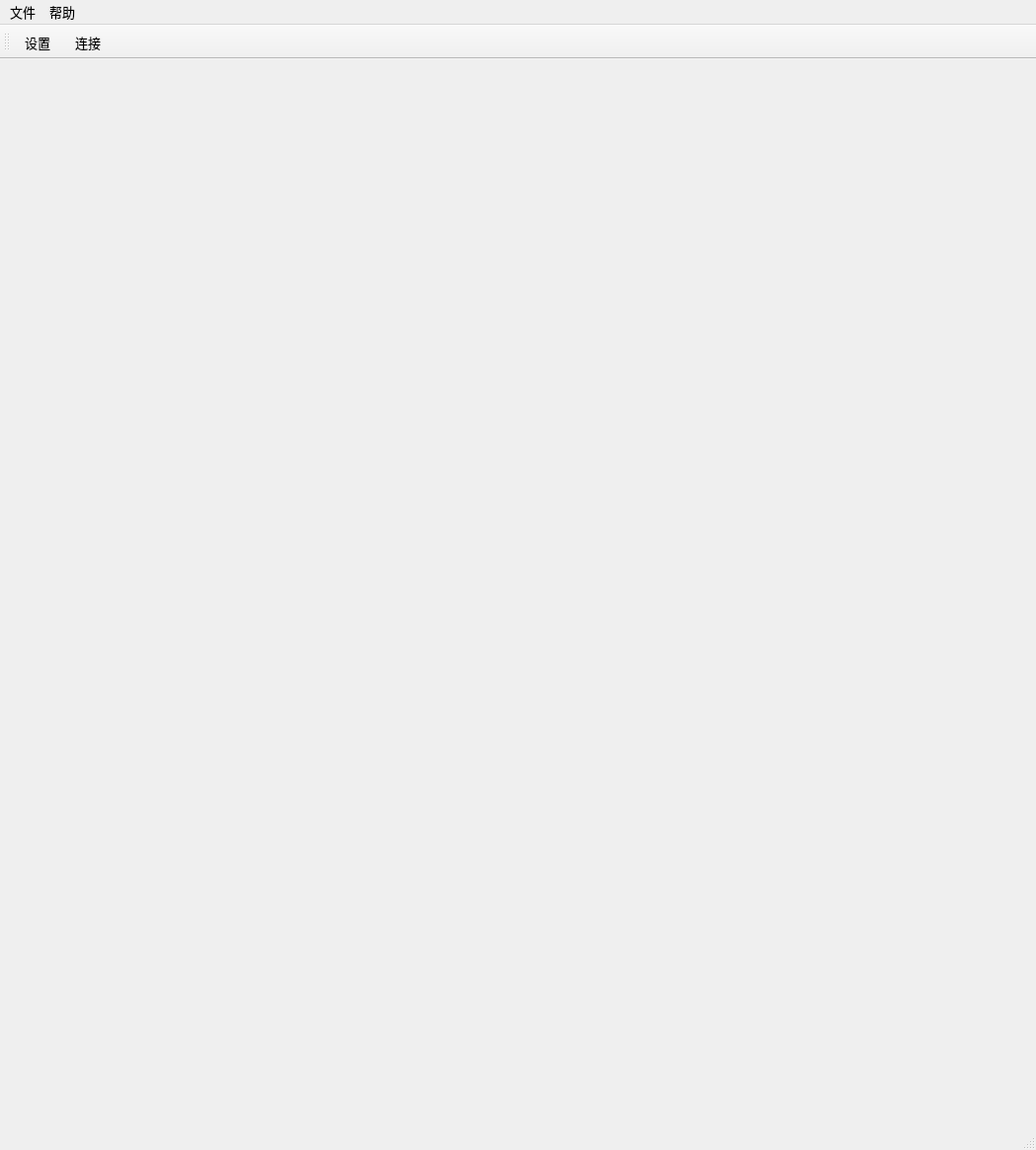
<?xml version="1.0" encoding="UTF-8"?>
<ui version="4.0">
 <class>MainWindow</class>
 <widget class="QMainWindow" name="MainWindow">
  <property name="geometry">
   <rect>
    <x>0</x>
    <y>0</y>
    <width>1049</width>
    <height>1164</height>
   </rect>
  </property>
  <property name="font">
   <font>
    <pointsize>10</pointsize>
   </font>
  </property>
  <property name="windowTitle">
   <string>英雄联盟智能车系统</string>
  </property>
  <property name="windowIcon">
   <iconset resource="res.qrc">
    <normaloff>:/images/spnew.png</normaloff>:/images/spnew.png</iconset>
  </property>
  <widget class="QWidget" name="centralWidget"/>
  <widget class="QMenuBar" name="menuBar">
   <property name="geometry">
    <rect>
     <x>0</x>
     <y>0</y>
     <width>1049</width>
     <height>25</height>
    </rect>
   </property>
   <widget class="QMenu" name="menu_File">
    <property name="font">
     <font>
      <family>Consolas</family>
     </font>
    </property>
    <property name="title">
     <string>文件</string>
    </property>
    <addaction name="actionConnect"/>
    <addaction name="actionConfig"/>
   </widget>
   <widget class="QMenu" name="menu_Help">
    <property name="font">
     <font>
      <family>Consolas</family>
     </font>
    </property>
    <property name="title">
     <string>帮助</string>
    </property>
    <addaction name="actionAbout"/>
   </widget>
   <addaction name="menu_File"/>
   <addaction name="menu_Help"/>
  </widget>
  <widget class="QToolBar" name="mainToolBar">
   <attribute name="toolBarArea">
    <enum>TopToolBarArea</enum>
   </attribute>
   <attribute name="toolBarBreak">
    <bool>false</bool>
   </attribute>
   <addaction name="actionConfig"/>
   <addaction name="actionConnect"/>
  </widget>
  <widget class="QStatusBar" name="statusBar"/>
  <action name="actionConnect">
   <property name="icon">
    <iconset resource="res.qrc">
     <normaloff>:/images/dataMonitor.png</normaloff>:/images/dataMonitor.png</iconset>
   </property>
   <property name="text">
    <string>连接</string>
   </property>
   <property name="font">
    <font>
     <family>Consolas</family>
    </font>
   </property>
  </action>
  <action name="actionConfig">
   <property name="icon">
    <iconset resource="res.qrc">
     <normaloff>:/images/tool64x64.png</normaloff>:/images/tool64x64.png</iconset>
   </property>
   <property name="text">
    <string>设置</string>
   </property>
   <property name="font">
    <font>
     <family>Consolas</family>
    </font>
   </property>
  </action>
  <action name="actionAbout">
   <property name="icon">
    <iconset resource="res.qrc">
     <normaloff>:/images/spnew.png</normaloff>:/images/spnew.png</iconset>
   </property>
   <property name="text">
    <string>关于</string>
   </property>
   <property name="font">
    <font>
     <family>Consolas</family>
    </font>
   </property>
  </action>
 </widget>
 <layoutdefault spacing="6" margin="11"/>
 <resources>
  <include location="res.qrc"/>
 </resources>
 <connections/>
</ui>
